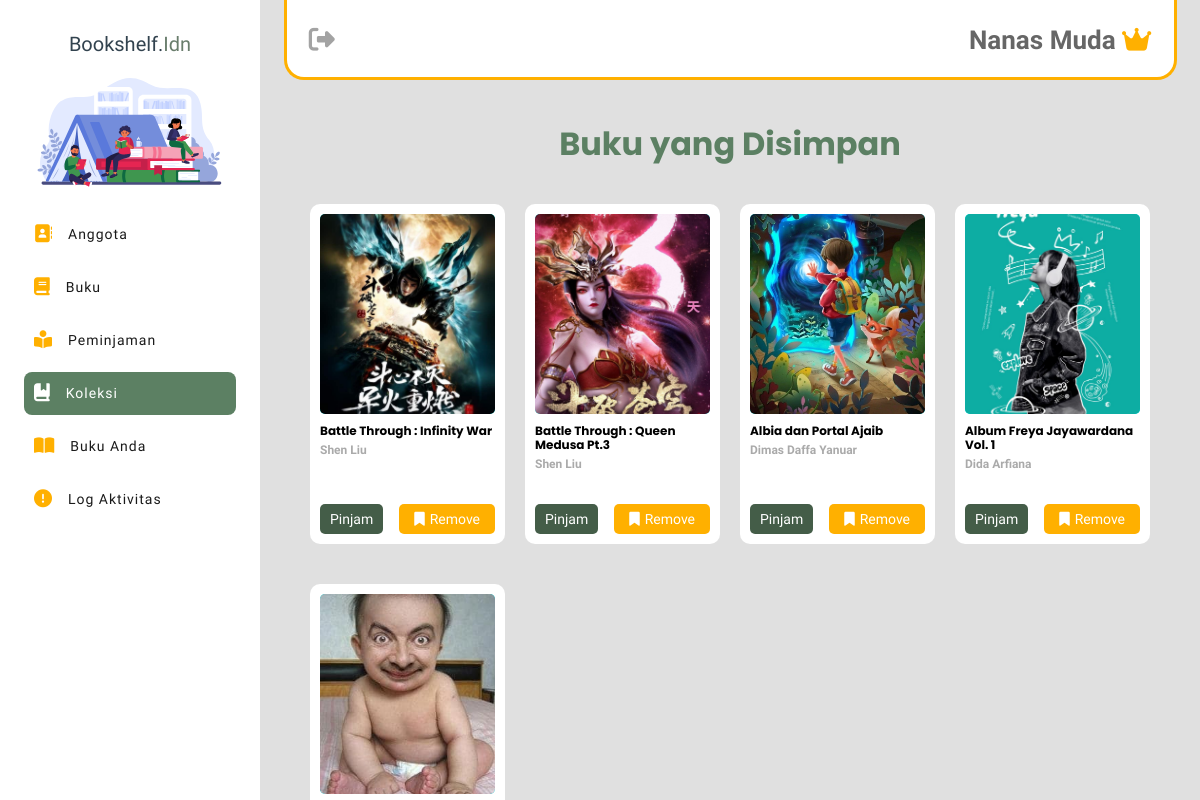
Page /admin_petugas/koleksibuku.php (signed in) on the committed database.
### tables this page shows
CREATE TABLE `koleksipribadi` (
  `koleksiID` int(11) NOT NULL,
  `userID` int(11) NOT NULL,
  `bukuID` int(11) NOT NULL,
  `created_at` timestamp NOT NULL DEFAULT current_timestamp() ON UPDATE current_timestamp()
);

CREATE TABLE `buku` (
  `bukuID` int(11) NOT NULL,
  `perpusID` int(11) NOT NULL,
  `judul` varchar(255) NOT NULL,
  `penulis` varchar(255) NOT NULL,
  `penerbit` varchar(255) NOT NULL,
  `tahunterbit` int(11) NOT NULL,
  `kategoriID` int(11) NOT NULL,
  `foto` varchar(255) NOT NULL,
  `deskripsi` text NOT NULL,
  `stok` int(11) NOT NULL,
  `created_at` timestamp NOT NULL DEFAULT current_timestamp() ON UPDATE current_timestamp()
);

### admin_petugas/koleksibuku.php (the view, shortened to what this page needs)
<?php
require '../koneksi.php';
$user_id = $_SESSION['user_id'];
$query = "SELECT buku.*, koleksipribadi.* FROM buku INNER JOIN koleksipribadi ON buku.bukuID = koleksipribadi.bukuID WHERE koleksipribadi.userID = $user_id";
$result = mysqli_query($koneksi, $query);
?>
<!DOCTYPE html>
<html lang="en">
<head>
    <link rel="stylesheet" href="../css/koleksi.css?v=<?php echo time(); ?>">
</head>
<body>
    <?php require '../sidebar.php'; ?>
    <?php require 'navbar.php'?>
    <h1 class="koleksi-header">Buku yang Disimpan</h1>
    <div class="koleksi-container">
        <?php if(mysqli_num_rows($result) == 0) : ?>
            <div class="nothing">Belum ada buku yang disimpan</div>
        <?php else : ?>
            <?php while ($row = mysqli_fetch_assoc($result)) : ?>
                <?php
                $idbuku = $row['bukuID'];
                $btnClass = 'pinjam';
                $peminjamanQuery = "SELECT status_pinjam, userID FROM peminjaman WHERE bukuID = $idbuku  AND userID = $user_id";
                $peminjamanResult = mysqli_query($koneksi, $peminjamanQuery);
                if (mysqli_num_rows($peminjamanResult) > 0) {
                    $btnClass = 'pinjam';
                    while ($peminjamanData = mysqli_fetch_assoc($peminjamanResult)) {
                        if ($peminjamanData['status_pinjam'] == 'dipinjam') {
                            $btnClass = 'dipinjam';
                            break;
                        } elseif ($peminjamanData['status_pinjam'] == 'dikembalikan') {
                            $btnClass = 'pinjam';
                        }
                    }
                }
                ?>
                <div class="buku">
                    <div class="book-content">
                        <div class="cover-book">
                            <a href="ulasan.php?id=<?php echo $row['bukuID']; ?>">
                                <img src="../images/cover-buku/<?php echo $row['foto']; ?>" alt="">
                            </a>
                        </div>
                        <div class="books-title">
                            <div class="judul"><?php echo $row['judul']; ?></div>
                            <div class="penulis"><?php echo $row['penulis']; ?></div>
                        </div>
                    </div>
                    <div class="action-btn">
                        <?php if ($btnClass === 'dipinjam') : ?>
                            <div class="<?php echo $btnClass; ?>">Dipinjam</div>
                        <?php elseif ($btnClass === 'habis') : ?>
                            <div class="<?php echo $btnClass; ?>">Stok Habis</div>
                        <?php else : ?>
                            <div class="<?php echo $btnClass; ?>" onclick="pinjamBuku(<?php echo $row['bukuID']; ?>, <?php echo $row['perpusID']; ?>, <?php echo $_SESSION['user_id']; ?>)">Pinjam</div>
                        <?php endif; ?>
                        <div class="remove" onclick="removeBookmark(<?php echo $row['bukuID']; ?>)"><i class="fa-solid fa-bookmark"></i>Remove</div>
                    </div>
                </div>
            <?php endwhile; ?>
        <?php endif; ?>
    </div>
</body>
</html>

### css/koleksi.css (style rules this page uses)
.koleksi-header { font-family: var(--script); color: #5c8063; text-align: center; margin: 5vh 2vw 2vh; }
.koleksi-container { width: 100%; display: grid; grid-template-columns: repeat(auto-fill, minmax(190px, 1fr)); gap: 40px 20px; padding: 20px 50px; }
.koleksi-container .buku { height: 340px; display: flex; flex-direction: column; justify-content: space-between; background-color: #fff; padding: 10px; border-radius: 10px; }
.koleksi-container .buku .cover-book { height: 200px; overflow: hidden; border-radius: 5px; background-color: aqua; }
.koleksi-container .buku .cover-book img { height: 100%; width: 100%; object-fit: cover; }
.book-content .books-title { margin-top: 10px; }
.book-content .books-title .judul { font-size: 12px; line-height: 14px; font-weight: 700; font-family: var(--script); }
.book-content .books-title .penulis { margin-top: 5px; font-family: var(--default); font-weight: 600; color: #aaaaaa; font-size: 12px; }
.buku .action-btn { display: flex; flex-direction: row; justify-content: space-between; font-family: var(--default); color: #fff; font-size: 14px; }
.buku .action-btn .pinjam { padding: 7px 10px; background-color: var(--secondary); border-radius: 5px; }
.buku .action-btn .remove { padding: 7px 15px; background-color: #FFB000; border-radius: 5px; }
.buku .action-btn .remove i { margin-right: 5px; }

### css/style.css (style rules this page uses)
:root { --primary : #001524; --secondary : #445D48; --third-color : #D6CC99; --fourth-color : #FDE5D4; --dark : #1a1a1a; --logo : "Yeseva One", serif; --default : "Josefin Sans", sans-serif; --script : "Poppins", sans-serif; }
* { margin: 0; padding: 0; box-sizing: border-box; outline: none; border: none; text-decoration: none; list-style: none; }

### rows in the picture
koleksipribadi: bukuID.foto (picture), bukuID.judul "Battle Through : Infinity War", bukuID.penulis "Shen Liu"
koleksipribadi: bukuID.foto (picture), bukuID.judul "Battle Through : Queen Medusa Pt.3", bukuID.penulis "Shen Liu"
koleksipribadi: bukuID.foto (picture), bukuID.judul "Albia dan Portal Ajaib", bukuID.penulis "Dimas Daffa Yanuar"
koleksipribadi: bukuID.foto (picture), bukuID.judul "Album Freya Jayawardana Vol. 1", bukuID.penulis "Dida Arfiana"
koleksipribadi: bukuID.foto (picture)

### other values in the picture
$item["description"] "Anggota"
$item["description"] "Buku"
$item["description"] "Peminjaman"
$item["description"] "Koleksi"
$item["description"] "Buku Anda"
$item["description"] "Log Aktivitas"
$namalengkap "Nanas Muda"
